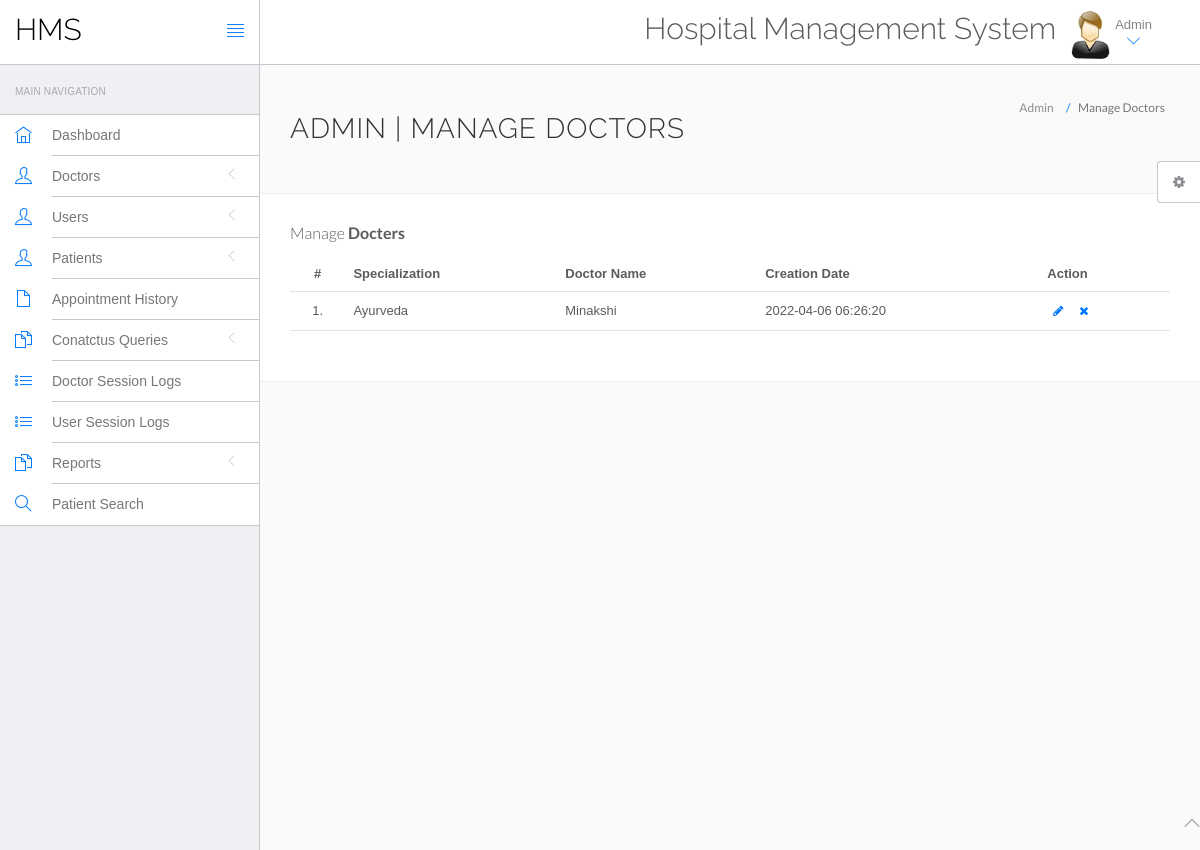
Screenshot of /hms/admin/manage-doctors.php (signed in) with the database file from the repository.
### tables this page shows
CREATE TABLE `doctors` (
  `id` int(11) NOT NULL,
  `specilization` varchar(255) DEFAULT NULL,
  `doctorName` varchar(255) DEFAULT NULL,
  `address` longtext DEFAULT NULL,
  `docFees` varchar(255) DEFAULT NULL,
  `contactno` bigint(11) DEFAULT NULL,
  `docEmail` varchar(255) DEFAULT NULL,
  `password` varchar(255) DEFAULT NULL,
  `creationDate` timestamp NULL DEFAULT current_timestamp(),
  `updationDate` timestamp NULL DEFAULT NULL ON UPDATE current_timestamp()
);

### hms/admin/manage-doctors.php (the view, shortened to what this page needs)
<?php
include('include/config.php');
?>
<!DOCTYPE html>
<html lang="en">
	<head>
		<link rel="stylesheet" href="vendor/bootstrap/css/bootstrap.min.css">
		<link rel="stylesheet" href="vendor/fontawesome/css/font-awesome.min.css">
		<link rel="stylesheet" href="vendor/themify-icons/themify-icons.min.css">
		<link href="vendor/animate.css/animate.min.css" rel="stylesheet" media="screen">
		<link href="vendor/perfect-scrollbar/perfect-scrollbar.min.css" rel="stylesheet" media="screen">
		<link href="vendor/switchery/switchery.min.css" rel="stylesheet" media="screen">
		<link href="vendor/bootstrap-touchspin/jquery.bootstrap-touchspin.min.css" rel="stylesheet" media="screen">
		<link href="vendor/select2/select2.min.css" rel="stylesheet" media="screen">
		<link href="vendor/bootstrap-datepicker/bootstrap-datepicker3.standalone.min.css" rel="stylesheet" media="screen">
		<link href="vendor/bootstrap-timepicker/bootstrap-timepicker.min.css" rel="stylesheet" media="screen">
		<link rel="stylesheet" href="assets/css/styles.css">
		<link rel="stylesheet" href="assets/css/plugins.css">
		<link rel="stylesheet" href="assets/css/themes/theme-1.css" id="skin_color" />
	</head>
	<body>
		<div id="app">
<?php include('include/sidebar.php');?>
			<div class="app-content">
						<?php include('include/header.php');?>
				<div class="main-content" >
					<div class="wrap-content container" id="container">
						<section id="page-title">
							<div class="row">
								<div class="col-sm-8">
									<h1 class="mainTitle">Admin | Manage Doctors</h1>
																	</div>
								<ol class="breadcrumb">
									<li>
										<span>Admin</span>
									</li>
									<li class="active">
										<span>Manage Doctors</span>
									</li>
								</ol>
							</div>
						</section>
						<div class="container-fluid container-fullw bg-white">
									<div class="row">
								<div class="col-md-12">
									<h5 class="over-title margin-bottom-15">Manage <span class="text-bold">Docters</span></h5>
									<table class="table table-hover" id="sample-table-1">
										<thead>
											<tr>
												<th class="center">#</th>
												<th>Specialization</th>
												<th class="hidden-xs">Doctor Name</th>
												<th>Creation Date </th>
												<th>Action</th>
											</tr>
										</thead>
										<tbody>
<?php
$sql=mysqli_query($con,"select * from doctors");
$cnt=1;
while($row=mysqli_fetch_array($sql))
{
?>
											<tr>
												<td class="center"><?php echo $cnt;?>.</td>
												<td class="hidden-xs"><?php echo $row['specilization'];?></td>
												<td><?php echo $row['doctorName'];?></td>
												<td><?php echo $row['creationDate'];?>
												</td>
												<td >
												<div class="visible-md visible-lg hidden-sm hidden-xs">
							<a href="edit-doctor.php?id=<?php echo $row['id'];?>" class="btn btn-transparent btn-xs" tooltip-placement="top" tooltip="Edit"><i class="fa fa-pencil"></i></a>
	<a href="manage-doctors.php?id=<?php echo $row['id']?>&del=delete" onClick="return confirm('Are you sure you want to delete?')"class="btn btn-transparent btn-xs tooltips" tooltip-placement="top" tooltip="Remove"><i class="fa fa-times fa fa-white"></i></a>
												</div>
												</td>
											</tr>
											<?php
$cnt=$cnt+1;
											 }?>
										</tbody>
									</table>
								</div>
							</div>
								</div>
							</div>
						</div>
					</div>
				</div>
	<?php include('include/footer.php');?>
	<?php include('include/setting.php');?>
	</body>
</html>

### hms/admin/assets/css/themes/theme-1.css (style rules this page uses)
body { background: #FAFAFA; }

### rows the page displays
doctors: specilization "Ayurveda", doctorName "Minakshi", creationDate "2022-04-06 06:26:20"
